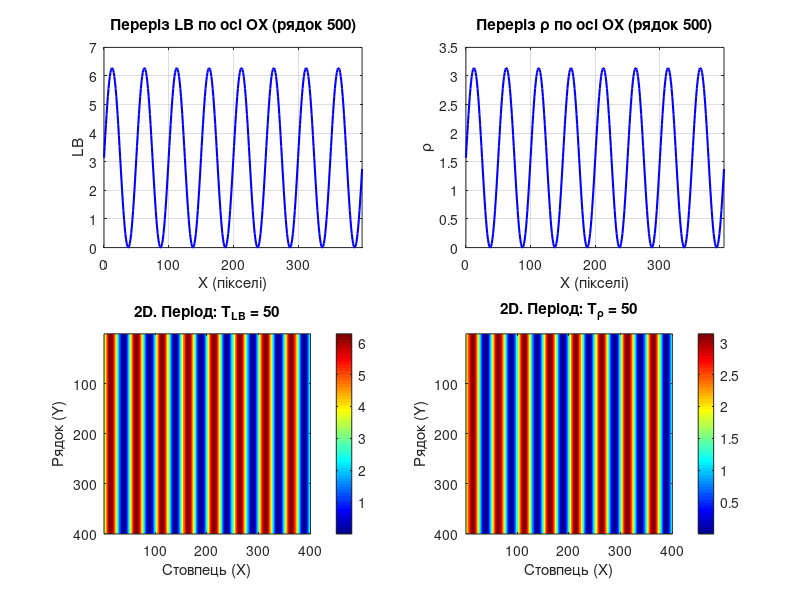
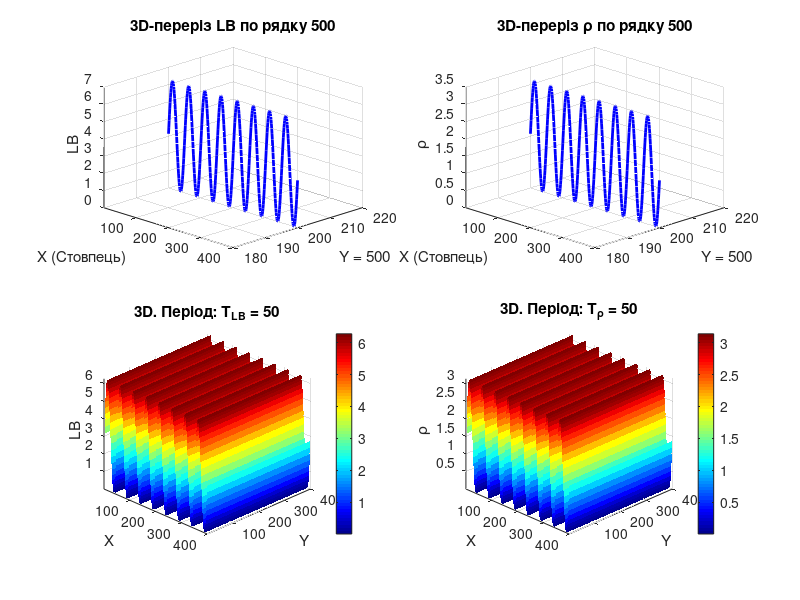

Here is the MATLAB script that generated these plots, in order: (Note: this script raises an error after producing the figures.)
here = fileparts(mfilename('fullpath'));
addpath(here);
addpath(fullfile(fileparts(here), 'utils'));

colormap_value = 'jet';                  % 🔧 Мапа кольорів

m = 400;                                % 🔧 кількість рядків
n = 400;                                % 🔧 кількість стовпців

% Періоди
T_LB_periods = [50, 100, 200];      % 🔧 ПЕРІОД для LB (фазові зсуви)
T_rho_periods = [50, 100, 150];     % 🔧 ПЕРІОД для rho (орієнтація оптичних осей)

steps = [5, 10, 20];                % 🔧 кроки сканування

%%%%%%%%%%%%%%%%%%%%%%%%%%%%%%%%%%%%%%%%%%%%%%%%%%%%%%%%%%%%%%
% Формування розподілів фазових зсувів та оптичних осей
%%%%%%%%%%%%%%%%%%%%%%%%%%%%%%%%%%%%%%%%%%%%%%%%%%%%%%%%%%%%%%
for i = 1:length(T_LB_periods)
    T_LB = T_LB_periods(i);
    fprintf('--- T_LB = %d ---\n', T_LB);
    
    for j = 1:length(T_rho_periods)
        T_rho = T_rho_periods(j);
        fprintf(' T_rho = %d\n', T_rho);
        
        % створення теки
        folder_name = sprintf('ФазовийЗсувПеріод-%d - ОптичнаВісьПеріод-%d', T_LB, T_rho);
        full_path = fullfile('C:\[TOMKA] - Modelling', folder_name);
        if ~exist(full_path, 'dir')
            mkdir(full_path);
        end

        % Індекси по стовпцях (0-based)
        cols = (0:n-1);  % вектор-рядок
        % Формули з переходом до потрібного діапазону
        LB = pi * (1 + sin(2 * pi * cols / T_LB));        % [0, 2π]
        rho = (pi/2) * (1 + sin(2 * pi * cols / T_rho));  % [0, π]
    
        % Розподіл по всій області
        LB_map = repmat(LB, m, 1);
        rho_map = repmat(rho, m, 1);
        
        % ---------------------------------------
        % Обираємо рядок для перерізу (по осі OX)
        row_idx = m/2;  % центральний рядок
        LB_slice = LB_map(row_idx, :);
        rho_slice = rho_map(row_idx, :);
                                % === ВІЗУАЛІЗАЦІЯ ===
                                figure('Name', sprintf('2D. Періоди: T_LB = %d, T_rho = %d', T_LB, T_rho));
                                set(gcf, 'Units', 'normalized', 'OuterPosition', [0 0 1 1]);
                                colormap (colormap_value);
                                    % --- Верхній ряд: перерізи по OX ---
                                    subplot(2,2,1);
                                    plot(cols, LB_slice, 'b', 'LineWidth', 1.5);
                                    title('Переріз LB по осі OX (рядок 500)');
                                    xlabel('X (пікселі)');
                                    ylabel('LB');
                                    grid on;
                                    xlim([0 n-1]);
                                    subplot(2,2,2);
                                    plot(cols, rho_slice, 'b', 'LineWidth', 1.5);
                                    title('Переріз \rho по осі OX (рядок 500)');
                                    xlabel('X (пікселі)');
                                    ylabel('\rho');
                                    grid on;
                                    xlim([0 n-1]);
                                    % --- Нижній ряд: повні розподіли ---
                                    subplot(2,2,3);
                                    imagesc(LB_map);
                                    colorbar; 
                                    title(sprintf('2D. Період: T_{LB} = %d', T_LB));
                                    xlabel('Стовпець (X)');
                                    ylabel('Рядок (Y)');
                                    subplot(2,2,4);
                                    imagesc(rho_map);
                                    colorbar; 
                                    title(sprintf('2D. Період: T_{\\rho} = %d', T_rho));
                                    xlabel('Стовпець (X)');
                                    ylabel('Рядок (Y)');
                                        filename = fullfile(full_path, sprintf('%s.2D_Periods_Tlb_%d_Trho_%d.png', colormap_value, T_LB, T_rho));
                                        % Збереження фігури у файл PNG
                                        saveas(gcf, filename);
                                        close(gcf);
            % ---------------------------------------
            % Сітка координат
            [X, Y] = meshgrid(1:n, 1:m);
             % Переріз по осі OX (рядок 500)
            row_idx = m/2;
            Z_LB_slice = LB_map(row_idx, :);
            Z_rho_slice = rho_map(row_idx, :);
            X_slice = 1:n;
            Y_slice = row_idx * ones(1, n);  % Y = посередині  
                                % === ВІЗУАЛІЗАЦІЯ ===
                                figure('Name', sprintf('3D. Періоди: T_LB = %d, T_rho = %d', T_LB, T_rho));
                                set(gcf, 'Units', 'normalized', 'OuterPosition', [0 0 1 1]);
                                colormap (colormap_value);
                                    % Верхній лівий: 3D-переріз LB
                                    subplot(2,2,1);
                                    plot3(X_slice, Y_slice, Z_LB_slice, 'b', 'LineWidth', 2);
                                    grid on;
                                    title('3D-переріз LB по рядку 500');
                                    xlabel('X (Стовпець)');
                                    ylabel('Y = 500');
                                    zlabel('LB');
                                    xlim([1 n]);
                                    view(45, 25); 
                                    % Верхній правий: 3D-переріз rho
                                    subplot(2,2,2);
                                    plot3(X_slice, Y_slice, Z_rho_slice, 'b', 'LineWidth', 2);
                                    grid on;
                                    title('3D-переріз \rho по рядку 500');
                                    xlabel('X (Стовпець)');
                                    ylabel('Y = 500');
                                    zlabel('\rho');
                                    xlim([1 n]);
                                    view(45, 25);
                                    % Нижній лівий: Повна 3D-поверхня LB
                                    subplot(2,2,3);
                                    surf(X, Y, LB_map, 'EdgeColor', 'none');
                                    colorbar;
                                    title(sprintf('3D. Період: T_{LB} = %d', T_LB));
                                    xlabel('X');
                                    ylabel('Y');
                                    zlabel('LB');
                                    view(45, 30);
                                    axis tight;
                                    % Нижній правий: Повна 3D-поверхня rho
                                    subplot(2,2,4);
                                    surf(X, Y, rho_map, 'EdgeColor', 'none');
                                    colorbar;
                                    title(sprintf('3D. Період: T_{\\rho} = %d', T_rho));
                                    xlabel('X');
                                    ylabel('Y');
                                    zlabel('\rho');
                                    view(45, 30);
                                    axis tight;
                                        filename = fullfile(full_path, sprintf('%s.3D_Periods_Tlb_%d_Trho_%d.png', colormap_value, T_LB, T_rho));
                                        % Збереження фігури у файл PNG
                                        saveas(gcf, filename);
                                        close(gcf);
        %%%%%%%%%%%%%%%%%%%%%%%%%%%%%%%%%%%%%%%%%%%%%%%%%%%%%%%%%%%%%%%%%%%
        % Виклик функції для розріхунку едементів матриці Мюллера 
        % двоточкових параметрів
        % [M, pathM] = Modeling2025_MM(steps, LB_map, rho_map, full_path, colormap_value, n);

        %[M, pathM] = Modeling2025_MM(steps, LB_map, rho_map, full_path, 'gray', n);
        %[M, pathM] = Modeling2025_MM(steps, LB_map, rho_map, full_path, 'jet', n);

        %[Alfa, pathAlfa] = Modeling2025_alfa(steps, LB_map, rho_map, full_path, 'gray', n);
        %[Alfa, pathAlfa] = Modeling2025_alfa(steps, LB_map, rho_map, full_path, 'jet', n);

        %[Betta, pathBetta] = Modeling2025_betta(steps, LB_map, rho_map, full_path, 'gray', n);
        [Betta, pathBetta] = Modeling2025_betta(steps, LB_map, rho_map, full_path, 'jet', n);
        %%%%%%%%%%%%%%%%%%%%%%%%%%%%%%%%%%%%%%%%%%%%%%%%%%%%%%%%%%%%%%%%%%%
    end
end
